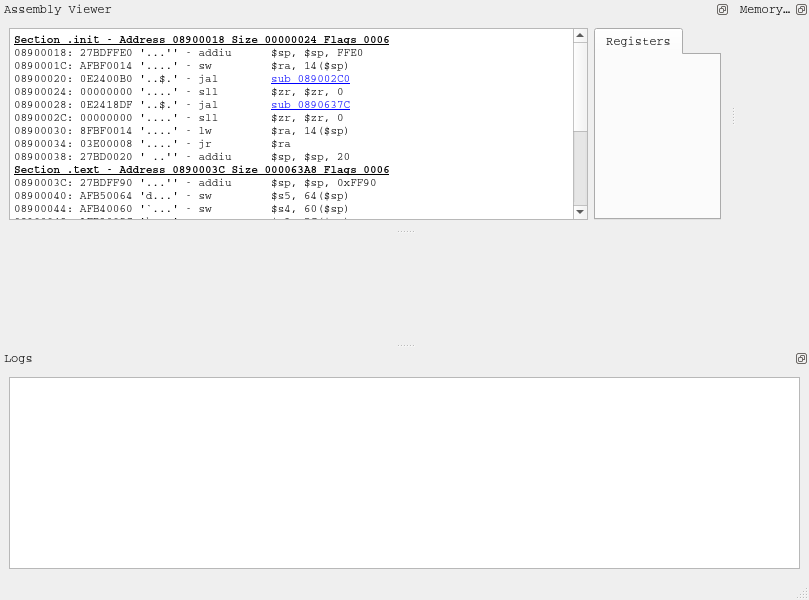
<ui version="4.0" >
 <class>QPspe4all</class>
 <widget class="QMainWindow" name="QPspe4all" >
  <property name="geometry" >
   <rect>
    <x>0</x>
    <y>0</y>
    <width>809</width>
    <height>600</height>
   </rect>
  </property>
  <property name="font" >
   <font>
    <family>Courier</family>
   </font>
  </property>
  <property name="windowTitle" >
   <string>MainWindow</string>
  </property>
  <property name="dockNestingEnabled" >
   <bool>true</bool>
  </property>
  <widget class="QWidget" name="centralwidget" >
   <property name="sizePolicy" >
    <sizepolicy vsizetype="Minimum" hsizetype="Minimum" >
     <horstretch>0</horstretch>
     <verstretch>0</verstretch>
    </sizepolicy>
   </property>
  </widget>
  <widget class="QMenuBar" name="menubar" >
   <property name="geometry" >
    <rect>
     <x>0</x>
     <y>0</y>
     <width>809</width>
     <height>21</height>
    </rect>
   </property>
  </widget>
  <widget class="QStatusBar" name="statusbar" />
  <widget class="QDockWidget" name="dockWidget_log" >
   <property name="sizePolicy" >
    <sizepolicy vsizetype="Expanding" hsizetype="Expanding" >
     <horstretch>0</horstretch>
     <verstretch>0</verstretch>
    </sizepolicy>
   </property>
   <property name="autoFillBackground" >
    <bool>true</bool>
   </property>
   <property name="features" >
    <set>QDockWidget::DockWidgetFloatable|QDockWidget::DockWidgetMovable</set>
   </property>
   <property name="allowedAreas" >
    <set>Qt::BottomDockWidgetArea</set>
   </property>
   <property name="windowTitle" >
    <string>Logs</string>
   </property>
   <attribute name="dockWidgetArea" >
    <number>8</number>
   </attribute>
   <widget class="QWidget" name="dockWidgetContents_log" >
    <layout class="QGridLayout" name="gridLayout_2" >
     <item row="0" column="0" >
      <widget class="QPlainTextEdit" name="plainTextEdit_log" />
     </item>
    </layout>
   </widget>
  </widget>
  <widget class="QDockWidget" name="dockWidget_debug" >
   <property name="sizePolicy" >
    <sizepolicy vsizetype="MinimumExpanding" hsizetype="Expanding" >
     <horstretch>0</horstretch>
     <verstretch>0</verstretch>
    </sizepolicy>
   </property>
   <property name="autoFillBackground" >
    <bool>true</bool>
   </property>
   <property name="features" >
    <set>QDockWidget::DockWidgetFloatable|QDockWidget::DockWidgetMovable</set>
   </property>
   <property name="allowedAreas" >
    <set>Qt::AllDockWidgetAreas</set>
   </property>
   <property name="windowTitle" >
    <string>Assembly Viewer</string>
   </property>
   <attribute name="dockWidgetArea" >
    <number>4</number>
   </attribute>
   <widget class="QWidget" name="dockWidgetContents" >
    <layout class="QGridLayout" name="gridLayout" >
     <item row="0" column="0" >
      <widget class="QTextBrowser" name="textBrowser" >
       <property name="sizePolicy" >
        <sizepolicy vsizetype="Expanding" hsizetype="Expanding" >
         <horstretch>15</horstretch>
         <verstretch>0</verstretch>
        </sizepolicy>
       </property>
       <property name="font" >
        <font>
         <family>Courier</family>
        </font>
       </property>
       <property name="html" >
        <string>&lt;!DOCTYPE HTML PUBLIC "-//W3C//DTD HTML 4.0//EN" "http://www.w3.org/TR/REC-html40/strict.dtd">
&lt;html>&lt;head>&lt;meta name="qrichtext" content="1" />&lt;style type="text/css">
p, li { white-space: pre-wrap; }
&lt;/style>&lt;/head>&lt;body style=" font-family:'Courier'; font-size:8.25pt; font-weight:400; font-style:normal;">
&lt;p style=" margin-top:12px; margin-bottom:12px; margin-left:0px; margin-right:0px; -qt-block-indent:0; text-indent:0px; font-family:'Courrier'; font-size:8pt;">&lt;span style=" font-family:'Courier New,courier'; font-weight:600; text-decoration: underline;">Section .init - Address 08900018 Size 00000024 Flags 0006&lt;/span>&lt;span style=" font-family:'Courier New,courier';">&lt;br />08900018: 27BDFFE0 '...'' - addiu      $sp, $sp, FFE0&lt;br />0890001C: AFBF0014 '....' - sw         $ra, 14($sp)&lt;br />08900020: 0E2400B0 '..$.' - jal        &lt;/span>&lt;a href="#sub_089002C0">&lt;span style=" font-family:'Courier New,courier'; text-decoration: underline; color:#0000ff;">sub_089002C0&lt;/span>&lt;/a>&lt;span style=" font-family:'Courier New,courier';">&lt;br />08900024: 00000000 '....' - sll        $zr, $zr, 0&lt;br />08900028: 0E2418DF '..$.' - jal        &lt;/span>&lt;a href="#sub_0890637C">&lt;span style=" font-family:'Courier New,courier'; text-decoration: underline; color:#0000ff;">sub_0890637C&lt;/span>&lt;/a>&lt;span style=" font-family:'Courier New,courier';">&lt;br />0890002C: 00000000 '....' - sll        $zr, $zr, 0&lt;br />08900030: 8FBF0014 '....' - lw         $ra, 14($sp)&lt;br />08900034: 03E00008 '....' - jr         $ra&lt;br />08900038: 27BD0020 ' ..'' - addiu      $sp, $sp, 20&lt;br />&lt;/span>&lt;span style=" font-family:'Courier New,courier'; font-weight:600; text-decoration: underline;">Section .text - Address 0890003C Size 000063A8 Flags 0006&lt;/span>&lt;span style=" font-family:'Courier New,courier';">&lt;br />0890003C: 27BDFF90 '...'' - addiu      $sp, $sp, 0xFF90&lt;br />08900040: AFB50064 'd...' - sw         $s5, 64($sp)&lt;br />08900044: AFB40060 '`...' - sw         $s4, 60($sp)&lt;br />08900048: AFB3005C '\...' - sw         $s3, 5C($sp)&lt;br />0890004C: AFB20058 'X...' - sw         $s2, 58($sp)&lt;br />08900050: AFB10054 'T...' - sw         $s1, 54($sp)&lt;br />08900054: AFB00050 'P...' - sw         $s0, 50($sp)&lt;br />08900058: 0080A021 '!...' - addu       $s4, $a0, $zr&lt;br />0890005C: 00A09821 '!...' - addu       $s3, $a1, $zr&lt;br />08900060: 00009021 '!...' - addu       $s2, $zr, $zr&lt;br />08900064: 00008021 '!...' - addu       $s0, $zr, $zr&lt;br />08900068: 03A08821 '!...' - addu       $s1, $sp, $zr&lt;br />0890006C: 24150013 '...$' - addiu      $s5, $zr, 13&lt;br />08900070: 0A240025 '%.$.' - j          &lt;/span>&lt;a href="#loc_08900094">&lt;span style=" font-family:'Courier New,courier'; text-decoration: underline; color:#0000ff;">loc_08900094&lt;/span>&lt;/a>&lt;span style=" font-family:'Courier New,courier';">&lt;br />08900074: AFBF0068 'h...' - sw         $ra, 68($sp)&lt;/span>&lt;/p>&lt;/body>&lt;/html></string>
       </property>
      </widget>
     </item>
     <item row="0" column="1" >
      <widget class="QTabWidget" name="tabWidget" >
       <property name="sizePolicy" >
        <sizepolicy vsizetype="Expanding" hsizetype="Expanding" >
         <horstretch>1</horstretch>
         <verstretch>0</verstretch>
        </sizepolicy>
       </property>
       <property name="currentIndex" >
        <number>0</number>
       </property>
       <widget class="QWidget" name="tab" >
        <attribute name="title" >
         <string>Registers</string>
        </attribute>
       </widget>
      </widget>
     </item>
    </layout>
   </widget>
  </widget>
  <widget class="QDockWidget" name="memoryview_dockwidget" >
   <property name="sizePolicy" >
    <sizepolicy vsizetype="Expanding" hsizetype="Expanding" >
     <horstretch>0</horstretch>
     <verstretch>0</verstretch>
    </sizepolicy>
   </property>
   <property name="styleSheet" >
    <string notr="true" />
   </property>
   <property name="features" >
    <set>QDockWidget::DockWidgetFloatable|QDockWidget::DockWidgetMovable</set>
   </property>
   <property name="allowedAreas" >
    <set>Qt::AllDockWidgetAreas</set>
   </property>
   <property name="windowTitle" >
    <string>Memory Editor</string>
   </property>
   <attribute name="dockWidgetArea" >
    <number>4</number>
   </attribute>
   <widget class="QWidget" name="memoryview_contents" >
    <layout class="QGridLayout" name="gridLayout_3" >
     <item row="1" column="0" >
      <widget class="QMemoryViewer" native="1" name="widget" >
       <property name="sizePolicy" >
        <sizepolicy vsizetype="Expanding" hsizetype="Expanding" >
         <horstretch>0</horstretch>
         <verstretch>0</verstretch>
        </sizepolicy>
       </property>
       <property name="font" >
        <font>
         <stylestrategy>PreferAntialias</stylestrategy>
        </font>
       </property>
       <property name="styleSheet" >
        <string notr="true" />
       </property>
      </widget>
     </item>
    </layout>
   </widget>
  </widget>
 </widget>
 <customwidgets>
  <customwidget>
   <class>QMemoryViewer</class>
   <extends>QWidget</extends>
   <header>qt/qmemoryviewer.h</header>
   <container>1</container>
  </customwidget>
 </customwidgets>
 <resources/>
 <connections/>
 <slots>
  <signal>log(QString)</signal>
 </slots>
</ui>
